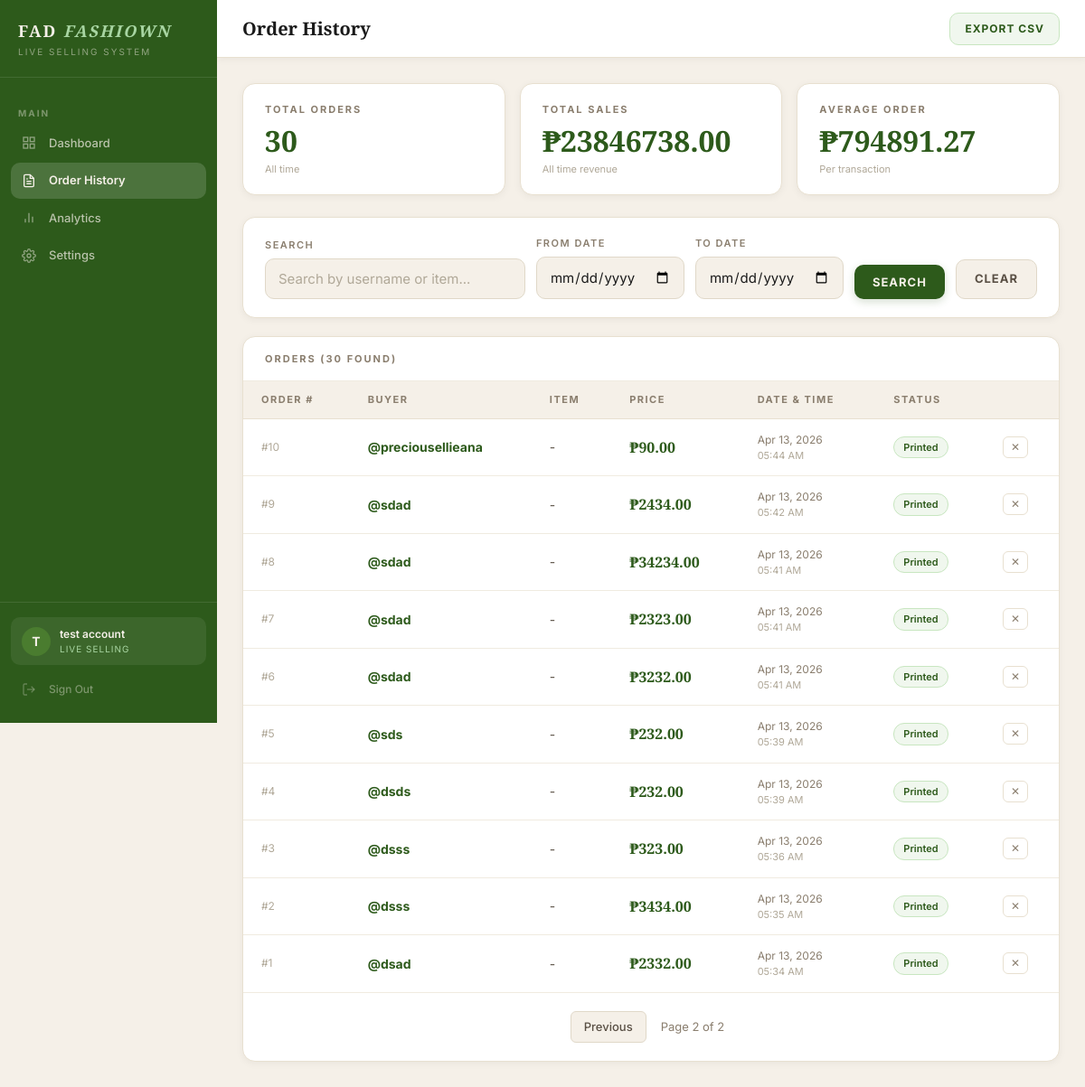
Page /orders?page=2&search=&date_from=&date_to= (signed in) on the committed database.
### auth/models.py (models this page shows, shortened)
class Client(UserMixin, db.Model):
    __tablename__ = 'clients'
    id = db.Column(db.Integer, primary_key=True)
    business_name = db.Column(db.String(100), nullable=False)
    email = db.Column(db.String(120), unique=True, nullable=False)
    password_hash = db.Column(db.String(255), nullable=False)
    plan = db.Column(db.String(20), default='active')
    is_active = db.Column(db.Boolean, default=True)
    is_admin = db.Column(db.Boolean, default=False)
    created_at = db.Column(db.DateTime, default=datetime.utcnow)
    last_login = db.Column(db.DateTime, nullable=True)
    tiktok_username = db.Column(db.String(100), default='')
    must_change_password = db.Column(db.Boolean, default=False)
    orders = db.relationship('Order', backref='client', lazy=True)
    token = db.Column(db.String(64), unique=True, nullable=True)
    detection_mode = db.Column(db.String(20), default='keywords')
    custom_keywords = db.Column(db.Text, default='mine')
    highlight_numbers = db.Column(db.Boolean, default=False)
    label_title = db.Column(db.String(100), default='FAD FASHIOWN')
    label_tagline = db.Column(db.String(100), default='Live Selling')
    label_template = db.Column(db.String(20), default='classic')
    label_show_order_id = db.Column(db.Boolean, default=True)
    label_show_datetime = db.Column(db.Boolean, default=True)

class Order(db.Model):
    __tablename__ = 'orders'
    id = db.Column(db.Integer, primary_key=True)
    client_id = db.Column(
        db.Integer,
        db.ForeignKey('clients.id'),
        nullable=False
    )
    buyer_username = db.Column(db.String(100), nullable=False)
    item_name = db.Column(db.String(200), nullable=False)
    price = db.Column(db.Float, nullable=False)
    timestamp = db.Column(db.DateTime, default=datetime.utcnow)
    label_printed = db.Column(db.Boolean, default=False)

### dashboard/routes.py (the view, shortened to what this page needs)
@dashboard.route('/orders')
@login_required
def orders():
    if current_user.is_admin:
        return redirect(url_for('auth.admin_panel'))
    search = request.args.get('search', '').strip()
    date_from = request.args.get('date_from', '')
    date_to = request.args.get('date_to', '')
    page = request.args.get('page', 1, type=int)
    per_page = 20
    query = Order.query.filter_by(client_id=current_user.id)
    if search:
        query = query.filter(
            Order.buyer_username.ilike(f'%{search}%') |
            Order.item_name.ilike(f'%{search}%')
        )
    all_orders = Order.query.filter_by(client_id=current_user.id).all()
    total_orders = len(all_orders)
    total_sales = sum(o.price for o in all_orders)
    orders_paginated = query.order_by(
        Order.timestamp.desc()
    ).paginate(page=page, per_page=per_page, error_out=False)
    return render_template(
        'orders.html',
        orders=orders_paginated,
        search=search,
        date_from=date_from,
        date_to=date_to,
        total_orders=total_orders,
        total_sales=total_sales,
        business_name=current_user.business_name
    )

### dashboard/routes.py (called while the page is built)
@dashboard.before_request
@login_required
def require_password_change():
    if current_user.is_authenticated and \
       not current_user.is_admin and \
       hasattr(current_user, 'must_change_password') and \
       current_user.must_change_password:
        return redirect(url_for('auth.change_password'))

### templates/orders.html (shortened to what this page needs)
{% extends "base.html" %}
{% block page_title %}Order History{% endblock %}
{% block topbar_right %}
<a href="/orders/export" class="btn btn-export">Export CSV</a>
{% endblock %}
{% block content %}
<div class="stats-grid">
    <div class="stat-card">
        <div class="stat-label">Total Orders</div>
        <div class="stat-number">{{ total_orders }}</div>
        <div class="stat-sub">All time</div>
    </div>
    <div class="stat-card">
        <div class="stat-label">Total Sales</div>
        <div class="stat-number">₱{{ "%.2f"|format(total_sales) }}</div>
        <div class="stat-sub">All time revenue</div>
    </div>
    <div class="stat-card">
        <div class="stat-label">Average Order</div>
        <div class="stat-number">
            ₱{{ "%.2f"|format(total_sales / total_orders) if total_orders > 0 else "0.00" }}
        </div>
        <div class="stat-sub">Per transaction</div>
    </div>
</div>
<div class="filters-card">
    <form method="GET" action="/orders">
        <div class="filters-row">
            <div class="form-group" style="margin:0">
                <label class="form-label">Search</label>
                <input type="text" name="search" class="form-input"
                       value="{{ search }}"
                       placeholder="Search by username or item..." />
            </div>
            <div class="form-group" style="margin:0">
                <label class="form-label">From Date</label>
                <input type="date" name="date_from"
                       class="form-input" value="{{ date_from }}" />
            </div>
            <div class="form-group" style="margin:0">
                <label class="form-label">To Date</label>
                <input type="date" name="date_to"
                       class="form-input" value="{{ date_to }}" />
            </div>
            <div class="form-group" style="margin:0">
                <label class="form-label">&nbsp;</label>
                <button type="submit" class="btn btn-primary">Search</button>
            </div>
            <div class="form-group" style="margin:0">
                <label class="form-label">&nbsp;</label>
                <a href="/orders" class="btn btn-secondary">Clear</a>
            </div>
        </div>
    </form>
</div>
<div class="table-card">
    <div class="table-header">
        <span class="card-title">Orders ({{ orders.total }} found)</span>
    </div>
    {% if orders.items %}
    <table>
        <thead>
            <tr>
                <th>Order #</th>
                <th>Buyer</th>
                <th>Item</th>
                <th>Price</th>
                <th>Date & Time</th>
                <th>Status</th>
                <th></th>
            </tr>
        </thead>
        <tbody>
            {% for order in orders.items %}
            <tr id="order-row-{{ order.id }}">
                <td class="td-id">#{{ order.id }}</td>
                <td class="td-buyer">@{{ order.buyer_username }}</td>
                <td class="td-item">{{ order.item_name }}</td>
                <td class="td-price">₱{{ "%.2f"|format(order.price) }}</td>
                <td class="td-time">
                    {{ order.timestamp.strftime('%b %d, %Y') }}
                    <span style="color:var(--text-light);display:block;font-size:11px">
                        {{ order.timestamp.strftime('%I:%M %p') }}
                    </span>
                </td>
                <td><span class="badge badge-success">Printed</span></td>
                <td>
                    <button
                        class="btn-delete-order"
                        onclick="deleteOrder({{order.id}}, this)"
                        data-username="{{ order.buyer_username }}"
                        title="Delete order">
                        &#10005;
                    </button>
                </td>
            </tr>
            {% endfor %}
        </tbody>
    </table>
    {% if orders.pages > 1 %}
    <div class="pagination">
        {% if orders.has_prev %}
        <a href="/orders?page={{ orders.prev_num }}&search={{ search }}&date_from={{ date_from }}&date_to={{ date_to }}"
           class="page-btn">Previous</a>
        {% endif %}
        <span class="page-info">Page {{ orders.page }} of {{ orders.pages }}</span>
    </div>
    {% endif %}
    {% endif %}
</div>
{% endblock %}

### templates/base.html (shortened to what this page needs)
<!DOCTYPE html>
<html lang="en">
<head>
    <link rel="stylesheet" href="/static/style.css">
</head>
<body>
<div class="app-layout">
    <aside class="sidebar" id="sidebar">
        <div class="sidebar-brand">
            <div class="brand-name">FAD <em>FASHIOWN</em></div>
            <div class="brand-sub">Live Selling System</div>
        </div>
        <nav class="sidebar-nav">
            {% if current_user.is_admin %}
            <div class="nav-section-label">Management</div>
            <a href="/admin"
               class="nav-item {% if request.endpoint == 'auth.admin_panel' %}active{% endif %}">
                <span class="nav-icon">
                    <svg width="16" height="16" fill="none" stroke="currentColor" stroke-width="2" viewBox="0 0 24 24">
                        <path d="M17 21v-2a4 4 0 0 0-4-4H5a4 4 0 0 0-4 4v2"/>
                        <circle cx="9" cy="7" r="4"/>
                        <path d="M23 21v-2a4 4 0 0 0-3-3.87"/>
                        <path d="M16 3.13a4 4 0 0 1 0 7.75"/>
                    </svg>
                </span>
                Client Management
            </a>
            {% else %}
            <div class="nav-section-label">Main</div>
            <a href="/"
               class="nav-item {% if request.endpoint == 'dashboard.index' %}active{% endif %}">
                <span class="nav-icon">
                    <svg width="16" height="16" fill="none" stroke="currentColor" stroke-width="2" viewBox="0 0 24 24">
                        <rect x="3" y="3" width="7" height="7"/>
                        <rect x="14" y="3" width="7" height="7"/>
                        <rect x="3" y="14" width="7" height="7"/>
                        <rect x="14" y="14" width="7" height="7"/>
                    </svg>
                </span>
                Dashboard
            </a>
            <a href="/orders"
               class="nav-item {% if request.endpoint == 'dashboard.orders' %}active{% endif %}">
                <span class="nav-icon">
                    <svg width="16" height="16" fill="none" stroke="currentColor" stroke-width="2" viewBox="0 0 24 24">
                        <path d="M14 2H6a2 2 0 0 0-2 2v16a2 2 0 0 0 2 2h12a2 2 0 0 0 2-2V8z"/>
                        <polyline points="14 2 14 8 20 8"/>
                        <line x1="16" y1="13" x2="8" y2="13"/>
                        <line x1="16" y1="17" x2="8" y2="17"/>
                        <polyline points="10 9 9 9 8 9"/>
                    </svg>
                </span>
                Order History
            </a>
            <a href="/analytics"
            class="nav-item {% if request.endpoint == 'dashboard.analytics' %}active{% endif %}">
                <span class="nav-icon">
                    <svg width="16" height="16" fill="none" stroke="currentColor" stroke-width="2" viewBox="0 0 24 24">
                        <line x1="18" y1="20" x2="18" y2="10"/>
                        <line x1="12" y1="20" x2="12" y2="4"/>
                        <line x1="6" y1="20" x2="6" y2="14"/>
                    </svg>
                </span>
                Analytics
            </a>
            <a href="/settings"
            class="nav-item {% if request.endpoint == 'dashboard.settings' %}active{% endif %}">
                <span class="nav-icon">
                </span>
                Settings
            </a>
            {% endif %}
        </nav>
        <div class="sidebar-footer">
            <div class="client-info">
                <div class="client-avatar">
                    {{ current_user.business_name[0].upper() }}
                </div>
                <div class="client-details">
                    <div class="client-name">{{ current_user.business_name }}</div>
                    <div class="client-plan">
                        {% if current_user.is_admin %}System Administrator{% else %}Live Selling{% endif %}
                    </div>
                </div>
            </div>
            <a href="/logout" class="nav-item nav-signout">
                <span class="nav-icon">
                    <svg width="16" height="16" fill="none" stroke="currentColor" stroke-width="2" viewBox="0 0 24 24">
                        <path d="M9 21H5a2 2 0 0 1-2-2V5a2 2 0 0 1 2-2h4"/>
                        <polyline points="16 17 21 12 16 7"/>
                        <line x1="21" y1="12" x2="9" y2="12"/>
                    </svg>
                </span>
                Sign Out
            </a>
        </div>
    </aside>
    <main class="main-content">
        <div class="topbar">
            <div style="display:flex;align-items:center;gap:14px">
                <div class="topbar-title">{% block page_title %}{% endblock %}</div>
            </div>
            <div class="topbar-right">
                {% block topbar_right %}{% endblock %}
            </div>
        </div>
        <div class="page-content">
            {% block content %}{% endblock %}
        </div>
    </main>
</div>
</body>
</html>

### rows in the picture
Client: business_name "T", business_name "test account"
Order: id "10", buyer_username "preciousellieana", item_name "-", price "90.00", timestamp "Apr 13, 2026", timestamp "05:44 AM"
Order: id "9", buyer_username "sdad", item_name "-", price "2434.00", timestamp "Apr 13, 2026", timestamp "05:42 AM"
Order: id "8", buyer_username "sdad", item_name "-", price "34234.00", timestamp "Apr 13, 2026", timestamp "05:41 AM"
Order: id "7", buyer_username "sdad", item_name "-", price "2323.00", timestamp "Apr 13, 2026", timestamp "05:41 AM"
Order: id "6", buyer_username "sdad", item_name "-", price "3232.00", timestamp "Apr 13, 2026", timestamp "05:41 AM"
Order: id "5", buyer_username "sds", item_name "-", price "232.00", timestamp "Apr 13, 2026", timestamp "05:39 AM"
Order: id "4", buyer_username "dsds", item_name "-", price "232.00", timestamp "Apr 13, 2026", timestamp "05:39 AM"
Order: id "3", buyer_username "dsss", item_name "-", price "323.00", timestamp "Apr 13, 2026", timestamp "05:36 AM"
Order: id "2", buyer_username "dsss", item_name "-", price "3434.00", timestamp "Apr 13, 2026", timestamp "05:35 AM"
Order: id "1", buyer_username "dsad", item_name "-", price "2332.00", timestamp "Apr 13, 2026", timestamp "05:34 AM"

### other values in the picture
{{ total_orders }} "30"
{{ "%.2f"|format(total_sales) }} "23846738.00"
{{ orders.total }} "30"
{{ orders.page }} "2"
{{ orders.pages }} "2"
